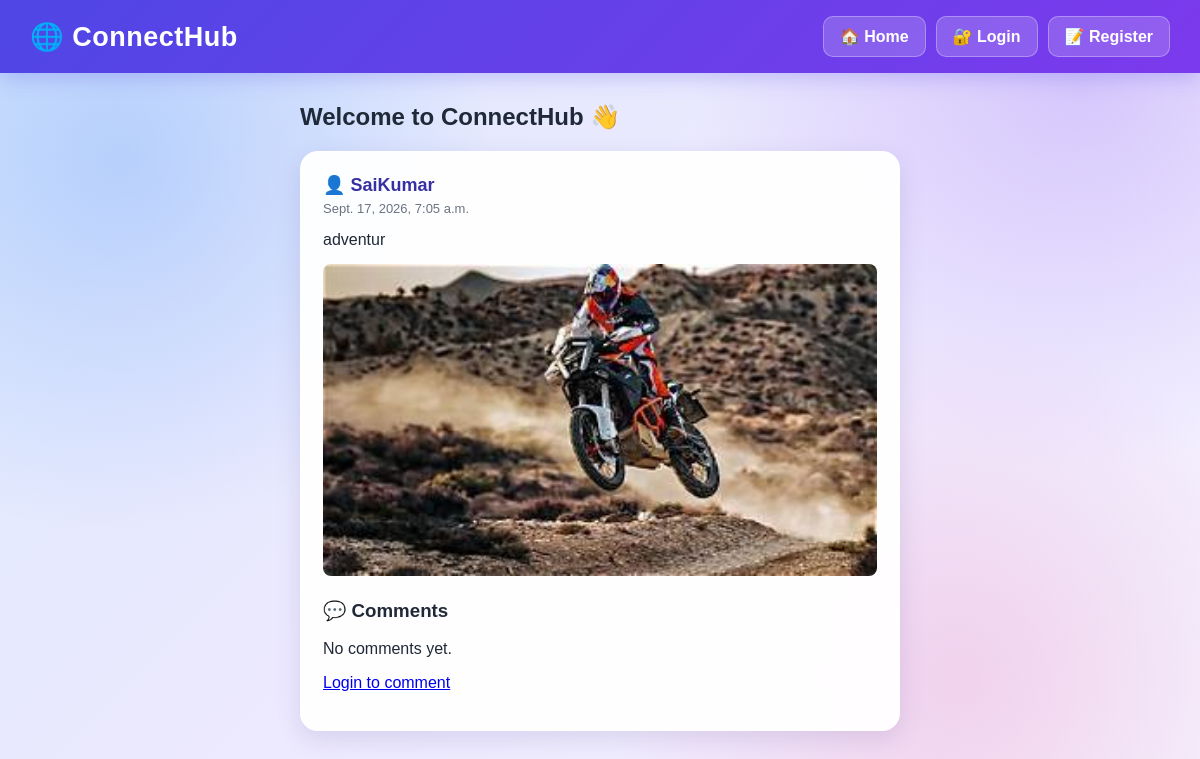
The page / on the database its author committed.
### social/models.py (models this page shows, shortened)
class Post(models.Model):
    user = models.ForeignKey(User, on_delete=models.CASCADE)
    content = models.TextField()
    image = models.ImageField(upload_to='posts/', blank=True, null=True)
    created_at = models.DateTimeField(auto_now_add=True)

### social/views.py (the view)
# urls.py: 2. Add a URL to urlpatterns:  path('', views.home, name='home')
def home(request):
    posts = Post.objects.all().order_by('-created_at')
    return render(request, 'social/home.html', {'posts': posts})

### social/templates/social/home.html (shortened to what this page needs)
{% load static %}
<!DOCTYPE html>
<html>
<head>
</head>
<body>
<nav>
    <a href="{% url 'home' %}" class="logo">
        🌐 ConnectHub
    </a>
    <div class="nav-buttons">
        <a href="{% url 'home' %}">
            🏠 Home
        </a>
        {% if user.is_authenticated %}
            <a href="{% url 'profile' %}">
                👤 Profile
            </a>
            <a href="{% url 'create_post' %}">
                📝 Create Post
            </a>
            <a href="{% url 'logout' %}" class="logout-btn">
                🚪 Logout
            </a>
        {% else %}
            <a href="{% url 'login' %}">
                🔐 Login
            </a>
            <a href="{% url 'register' %}">
                📝 Register
            </a>
        {% endif %}
    </div>
</nav>
<div class="container">
    {% if user.is_authenticated %}
        <h2>Welcome, {{ user.username }} 👋</h2>
    {% else %}
        <h2>Welcome to ConnectHub 👋</h2>
    {% endif %}
    {% for post in posts %}
        <div class="post">
            <div class="username">
                👤 {{ post.user.username }}
            </div>
            <div class="date">
                {{ post.created_at }}
            </div>
            <div class="content">
                {{ post.content }}
            </div>
            {% if post.image %}
                <img
                    src="{{ post.image.url }}" alt="Post Image" class="post-image">
            {% endif %}
            <div class="comment-section">
                <h3>💬 Comments</h3>
                {% for comment in post.comments.all %}
                    <div class="comment">
                        <strong>
                            👤 {{ comment.user.username }}
                        </strong>
                        <p>
                            {{ comment.content }}
                        </p>
                        <small>
                            {{ comment.created_at }}
                        </small>
                    </div>
                {% empty %}
                    <p>
                        No comments yet.
                    </p>
                {% endfor %}
                {% if user.is_authenticated %}
                    <form
                        method="POST"
                        action="{% url 'add_comment' post.id %}"
                        class="comment-form"
                    >
                        {% csrf_token %}
                        <input
                            type="text"
                            name="content"
                            class="comment-input"
                            placeholder="Write a comment..."
                            required
                        >
                        <button
                            type="submit"
                            class="comment-button"
                        >
                            💬 Comment
                        </button>
                    </form>
                {% else %}
                    <p>
                        <a href="{% url 'login' %}">
                            Login to comment
                        </a>
                    </p>
                {% endif %}
            </div>
        </div>
    {% endfor %}
</div>
</body>
</html>

### social/templates/social/home.html (style rules this page uses)
body { margin: 0; padding: 0; font-family: Arial, sans-serif; background: radial-gradient(circle at 10% 20%, rgba(59, 130, 246, 0.25), transparent 30%), radial-gradient(circle at 90% 10%, rgba(139, 92, 246, 0.25), transparent 30%), radial-gradient(circle at 80% 85%, rgba(236, 72, 153, 0.18), transparent 30%), linear-gradient(135deg, #dbeafe, #ede9fe, #f5f3ff); min-height: 100vh; color: #1f2937; }
nav { background: linear-gradient(135deg, #4f46e5, #7c3aed); padding: 16px 30px; display: flex; align-items: center; justify-content: space-between; flex-wrap: wrap; box-shadow: 0 5px 20px rgba(79, 70, 229, 0.25); }
.logo { color: white; font-size: 27px; font-weight: bold; text-decoration: none; letter-spacing: 0.5px; transition: transform 0.2s ease; }
.nav-buttons { display: flex; gap: 10px; flex-wrap: wrap; }
.nav-buttons a { text-decoration: none; color: white; padding: 10px 16px; border-radius: 10px; background: rgba(255, 255, 255, 0.18); border: 1px solid rgba(255, 255, 255, 0.3); font-weight: bold; transition: all 0.2s ease; display: inline-block; }
.container { width: 600px; max-width: 90%; margin: 30px auto; }
.post { background: rgba(255, 255, 255, 0.95); padding: 22px; margin-bottom: 22px; border-radius: 18px; box-shadow: 0 8px 25px rgba(80, 70, 150, 0.15); border: 1px solid rgba(255, 255, 255, 0.8); transition: transform 0.2s ease, box-shadow 0.2s ease; }
.username { font-weight: bold; font-size: 18px; color: #3730a3; }
.date { color: #6b7280; font-size: 13px; margin-top: 5px; }
.content { margin-top: 15px; font-size: 16px; }
.post-image { width: 100%; margin-top: 15px; border-radius: 8px; }
.comment-section { margin-top: 20px; }

### rows shown on the page
Post: user.username "SaiKumar", created_at "Sept. 17, 2026, 7:05 a.m.", content "adventur", image (picture)
